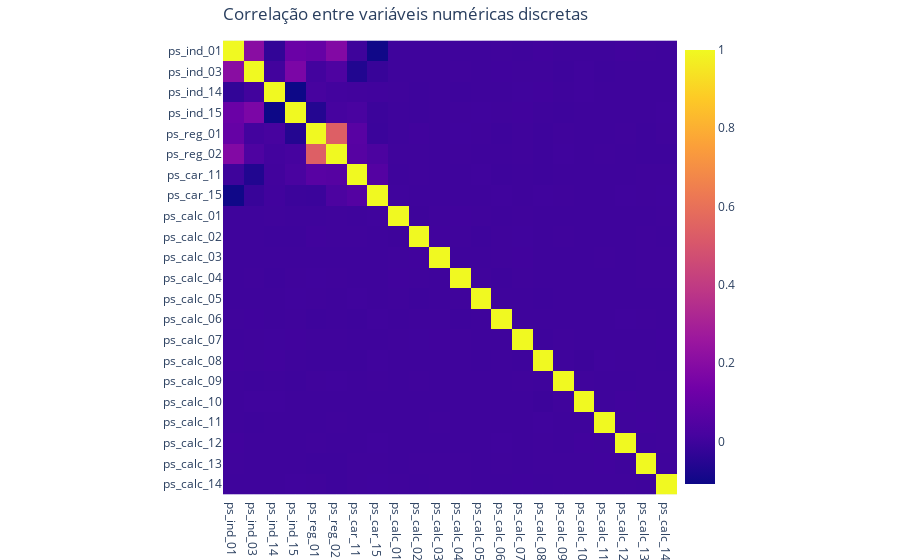

Notebook cell for this chart:
### Code cell
#plotar a correlação em um heat map
fig = px.imshow(corr_spearman)
title='Correlação entre variáveis numéricas discretas'
fig.update_layout(margin={"r":0,"t":40,"l":0,"b":0},title={'text':title,'x':0.45,'xanchor':'center'},coloraxis_colorbar_x=0.75) #config
fig.show()

### Figure 1 — Plotly figure (JSON) as saved in the notebook; plotly's stock layout.template omitted (floating-point values rounded to 4 significant figures; data arrays with more than 128 entries replaced by an {"elided": "..."} marker saying what was removed)
{"data": [{"coloraxis": "coloraxis", "hovertemplate": "x: %{x}<br>y: %{y}<br>color: %{z}<extra></extra>", "name": "0", "type": "heatmap", "x": ["ps_ind_01", "ps_ind_03", "ps_ind_14", "ps_ind_15", "ps_reg_01", "ps_reg_02", "ps_car_11", "ps_car_15", "ps_calc_01", "ps_calc_02", "ps_calc_03", "ps_calc_04", "ps_calc_05", "ps_calc_06", "ps_calc_07", "ps_calc_08", "ps_calc_09", "ps_calc_10", "ps_calc_11", "ps_calc_12", "ps_calc_13", "ps_calc_14"], "xaxis": "x", "y": ["ps_ind_01", "ps_ind_03", "ps_ind_14", "ps_ind_15", "ps_reg_01", "ps_reg_02", "ps_car_11", "ps_car_15", "ps_calc_01", "ps_calc_02", "ps_calc_03", "ps_calc_04", "ps_calc_05", "ps_calc_06", "ps_calc_07", "ps_calc_08", "ps_calc_09", "ps_calc_10", "ps_calc_11", "ps_calc_12", "ps_calc_13", "ps_calc_14"], "yaxis": "y", "z": {"elided": "22x22 float values"}}], "layout": {"coloraxis": {"colorbar": {"x": 0.75}, "colorscale": [[0, "#0d0887"], [0.1111, "#46039f"], [0.2222, "#7201a8"], [0.3333, "#9c179e"], [0.4444, "#bd3786"], [0.5556, "#d8576b"], [0.6667, "#ed7953"], [0.7778, "#fb9f3a"], [0.8889, "#fdca26"], [1, "#f0f921"]]}, "margin": {"b": 0, "l": 0, "r": 0, "t": 40}, "title": {"text": "Correlação entre variáveis numéricas discretas", "x": 0.45, "xanchor": "center"}, "xaxis": {"anchor": "y", "constrain": "domain", "domain": [0, 1], "scaleanchor": "y"}, "yaxis": {"anchor": "x", "autorange": "reversed", "constrain": "domain", "domain": [0, 1]}}}
